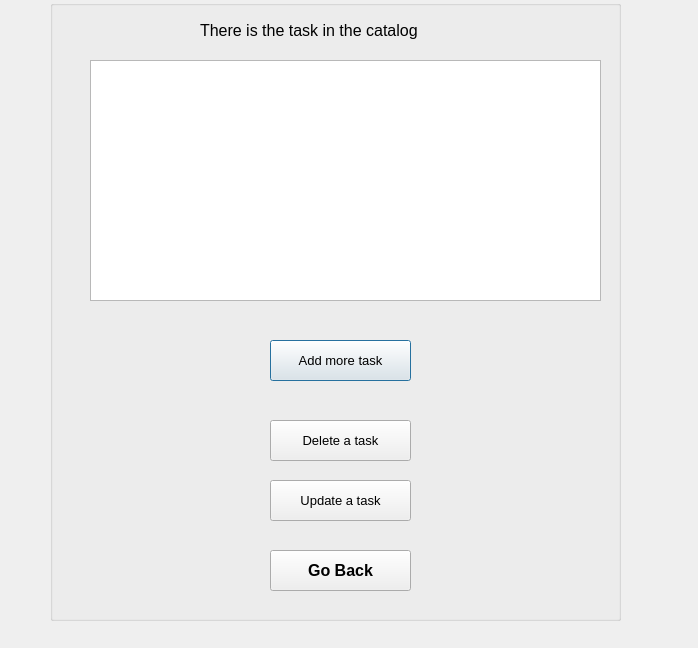
<?xml version="1.0" encoding="UTF-8"?>
<ui version="4.0">
 <class>task_dialog</class>
 <widget class="QDialog" name="task_dialog">
  <property name="geometry">
   <rect>
    <x>0</x>
    <y>0</y>
    <width>698</width>
    <height>648</height>
   </rect>
  </property>
  <property name="font">
   <font>
    <pointsize>10</pointsize>
   </font>
  </property>
  <property name="windowTitle">
   <string>Dialog</string>
  </property>
  <widget class="QGroupBox" name="groupBox">
   <property name="geometry">
    <rect>
     <x>50</x>
     <y>0</y>
     <width>571</width>
     <height>621</height>
    </rect>
   </property>
   <property name="title">
    <string/>
   </property>
   <widget class="QTableView" name="tableView">
    <property name="geometry">
     <rect>
      <x>40</x>
      <y>60</y>
      <width>511</width>
      <height>241</height>
     </rect>
    </property>
   </widget>
   <widget class="QPushButton" name="pushButton">
    <property name="geometry">
     <rect>
      <x>220</x>
      <y>340</y>
      <width>141</width>
      <height>41</height>
     </rect>
    </property>
    <property name="font">
     <font>
      <pointsize>10</pointsize>
     </font>
    </property>
    <property name="text">
     <string>Add more task</string>
    </property>
   </widget>
   <widget class="QPushButton" name="pushButton_2">
    <property name="geometry">
     <rect>
      <x>220</x>
      <y>420</y>
      <width>141</width>
      <height>41</height>
     </rect>
    </property>
    <property name="font">
     <font>
      <pointsize>10</pointsize>
     </font>
    </property>
    <property name="text">
     <string>Delete a task</string>
    </property>
   </widget>
   <widget class="QPushButton" name="pushButton_3">
    <property name="geometry">
     <rect>
      <x>220</x>
      <y>480</y>
      <width>141</width>
      <height>41</height>
     </rect>
    </property>
    <property name="text">
     <string>Update a task</string>
    </property>
   </widget>
   <widget class="QPushButton" name="pushButton_4">
    <property name="geometry">
     <rect>
      <x>220</x>
      <y>550</y>
      <width>141</width>
      <height>41</height>
     </rect>
    </property>
    <property name="font">
     <font>
      <pointsize>12</pointsize>
      <weight>75</weight>
      <bold>true</bold>
     </font>
    </property>
    <property name="text">
     <string>Go Back</string>
    </property>
   </widget>
   <widget class="QLabel" name="label">
    <property name="geometry">
     <rect>
      <x>150</x>
      <y>20</y>
      <width>301</width>
      <height>20</height>
     </rect>
    </property>
    <property name="font">
     <font>
      <pointsize>12</pointsize>
     </font>
    </property>
    <property name="text">
     <string>There is the task in the catalog</string>
    </property>
   </widget>
  </widget>
 </widget>
 <resources/>
 <connections/>
</ui>
